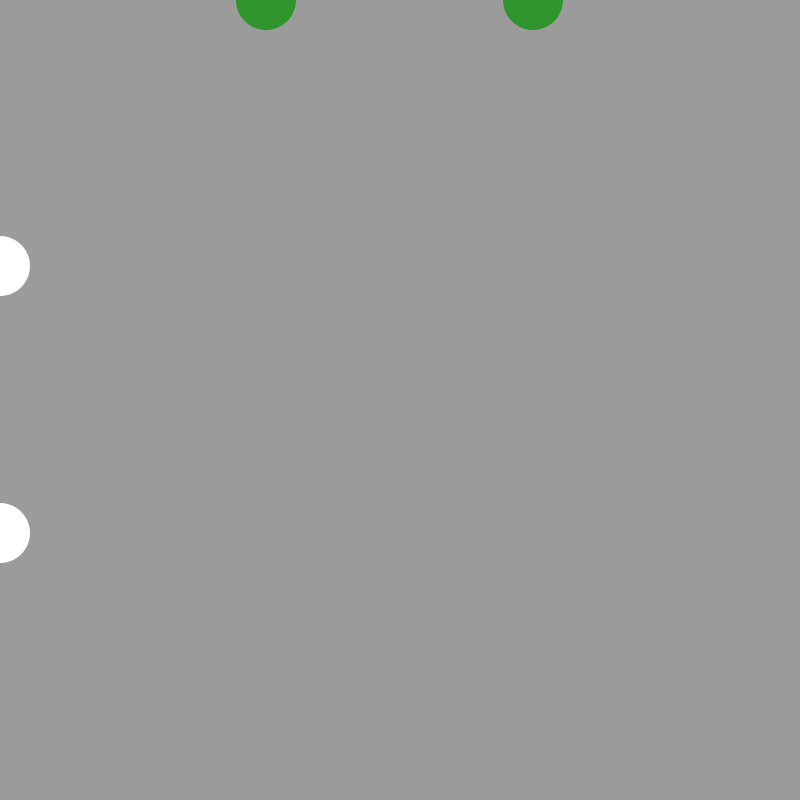
Frame 1 (no input)
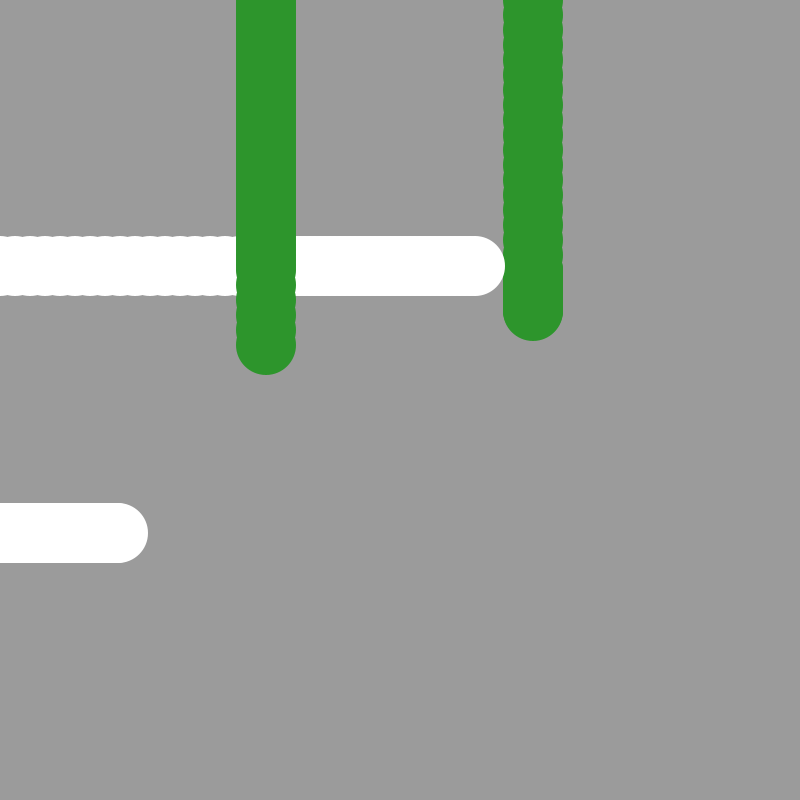
Frame 60 (the mouse pressed at the canvas centre just before this capture)
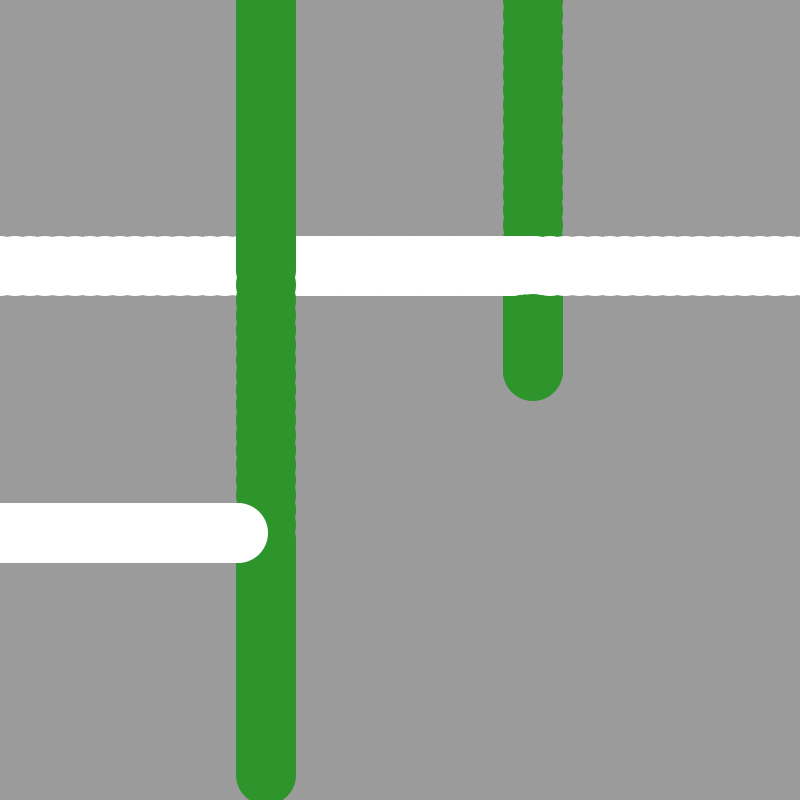
Frame 120 (the mouse held since frame 60 and released just before this capture)

The Processing sketch that drew these frames (run headless with seeded random() and noise(); from frame 60 on, the mouse is pressed at the canvas centre):

// Processing sketch: processing_110062
// ── processing_110062.pde

float warp1y = 0;
float warp2y = 0;
float weft1x = 0;
float weft2x = 0;

void setup() {
  size(800, 800);
  frameRate(40);
  background(155);
}

void draw() {


  //warp1 

  fill(255);
  noStroke();
  fill (45, 149, 44);
  ellipse(width/3, warp1y, 60, 60);
  if (warp1y < height/3 ) {
    warp1y= warp1y+5;
  }
  else if (warp1y < (2 * height/3)) {
    warp1y = warp1y+15;
  }
  else {
    warp1y = warp1y+ 5;
  }
  //println(y);

  //Warp 2

  fill(255);
  noStroke();
  fill (45, 149, 44);
  ellipse(2 * width/3, warp2y, 60, 60);
  if (warp2y < height/3 ) {
    warp2y= warp2y+15;
  }
  else if (warp2y < (2 * height/3)) {
    warp2y = warp2y+1;
  }
  else {
    warp2y = warp2y+ 5;
  }

  //Weft 1

  noStroke();
  fill (255);
  ellipse(weft1x, height/3, 60, 60);
  if (weft1x < width/3 ) {
    weft1x= weft1x +15;
  }
  else if (weft1x < (2 * width/3)) {
    weft1x = weft1x + 5;
  }
  else {
    weft1x = weft1x+ 15;
  }

  //Weft 2  

  noStroke();
  fill (255);
  ellipse(weft2x, 2* height/3, 60, 60);
  if (weft2x < width/3 ) {
    weft2x= weft2x +2;
  }
  else if (weft2x < (2 * width/3)) {
    weft2x = weft2x + 10;
  }
  else {
    weft2x = weft2x+ 5;
  }
}
